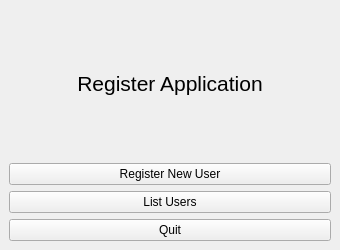
<?xml version="1.0" encoding="UTF-8"?>
<ui version="4.0">
 <class>MainWindow</class>
 <widget class="QMainWindow" name="MainWindow">
  <property name="geometry">
   <rect>
    <x>0</x>
    <y>0</y>
    <width>340</width>
    <height>250</height>
   </rect>
  </property>
  <property name="minimumSize">
   <size>
    <width>340</width>
    <height>250</height>
   </size>
  </property>
  <property name="windowTitle">
   <string>Register</string>
  </property>
  <widget class="QWidget" name="central_widget">
   <layout class="QVBoxLayout" name="verticalLayout">
    <item>
     <widget class="QLabel" name="central_label">
      <property name="font">
       <font>
        <pointsize>16</pointsize>
       </font>
      </property>
      <property name="text">
       <string>Register Application</string>
      </property>
      <property name="alignment">
       <set>Qt::AlignCenter</set>
      </property>
     </widget>
    </item>
    <item>
     <widget class="QPushButton" name="register_btn">
      <property name="text">
       <string>Register New User</string>
      </property>
     </widget>
    </item>
    <item>
     <widget class="QPushButton" name="list_btn">
      <property name="text">
       <string>List Users</string>
      </property>
     </widget>
    </item>
    <item>
     <widget class="QPushButton" name="exit_btn">
      <property name="text">
       <string>Quit</string>
      </property>
     </widget>
    </item>
   </layout>
  </widget>
 </widget>
 <resources/>
 <connections/>
</ui>
